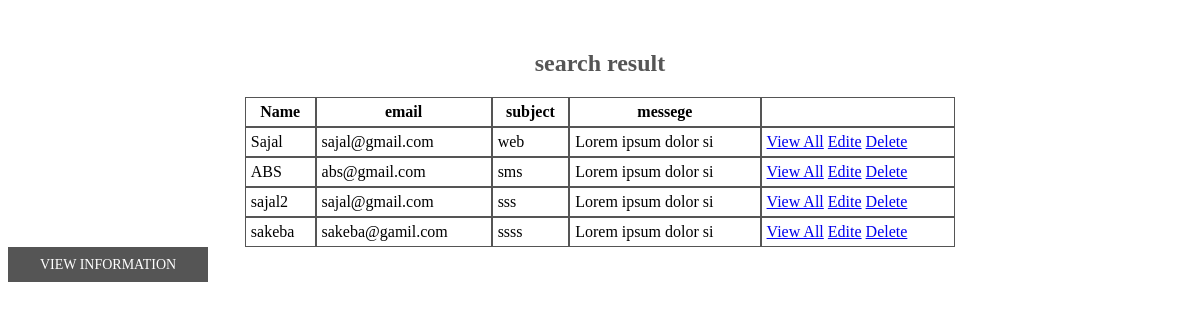
Screenshot of /search.php with the database file from the repository.
### tables this page shows
CREATE TABLE `u_con` (
  `id` int(11) NOT NULL,
  `name` varchar(20) DEFAULT NULL,
  `email` varchar(30) DEFAULT NULL,
  `subject` text,
  `messege` varchar(200) DEFAULT NULL,
  `gen_id` int(11) NOT NULL
);

### search.php (the view, shortened to what this page needs)
<?php
	require_once('db.php');
?>
	<!DOCTYPE html>
	<html lang="en">
	<head>
	</head>
	<body>
		<h2 class="title">search result</h2>
		<table width="60%" class="table" cellpadding="0" cellspacing="0">
			<tr>
				<th>Name</th>
				<th>email</th>
				<th>subject</th>
				<th>messege</th>
				<th></th>
			</tr>
			<?php
				$search= $_GET['search'];
				$vall = "SELECT * FROM u_con WHERE name or email  LIKE '%$search%'";
				$data = mysqli_query($CON, $vall);
				while($row=mysqli_fetch_assoc($data)){
			?>
			<tr>
				<td><?php echo $row['name'];?></td>
				<td><?php echo $row['email'];?></td>
				<td><?php echo $row['subject'];?></td>
				<td><?php echo substr($row['messege'],0,20);?></td>
				<td><a href="viewpersonal.php?v=<?php echo $row['id'];?>">View All</a>
				<a href="edit.php?e=<?php echo $row['id'];?>">Edite</a>
				<a href="delete.php?d=<?php echo $row['id'];?>">Delete</a></td>
			</tr>
			<?php
				}
			?>
		</table>
		<a href="view.php" class="btn">View information</a>
	</body>
	</html>

### search.php (style rules this page uses)
.table { margin: 0 auto; }
.table th, .table td { border:1px solid #555; padding: 5px; }
.title { text-align: center; color: #555; display: block; margin: 50px 0 20px 0; }
.btn { text-align: center; display: inline-block; width: 200px; line-height: 35px; background: #555; color: #fff; text-decoration: none; font-size: 14px; text-transform: uppercase; border: none; }

### rows the page displays
u_con: name "Sajal", email "sajal@gmail.com", subject "web", messege "Lorem ipsum dolor si"
u_con: name "ABS", email "abs@gmail.com", subject "sms", messege "Lorem ipsum dolor si"
u_con: name "sajal2", email "sajal@gmail.com", subject "sss", messege "Lorem ipsum dolor si"
u_con: name "sakeba", email "sakeba@gamil.com", subject "ssss", messege "Lorem ipsum dolor si"
